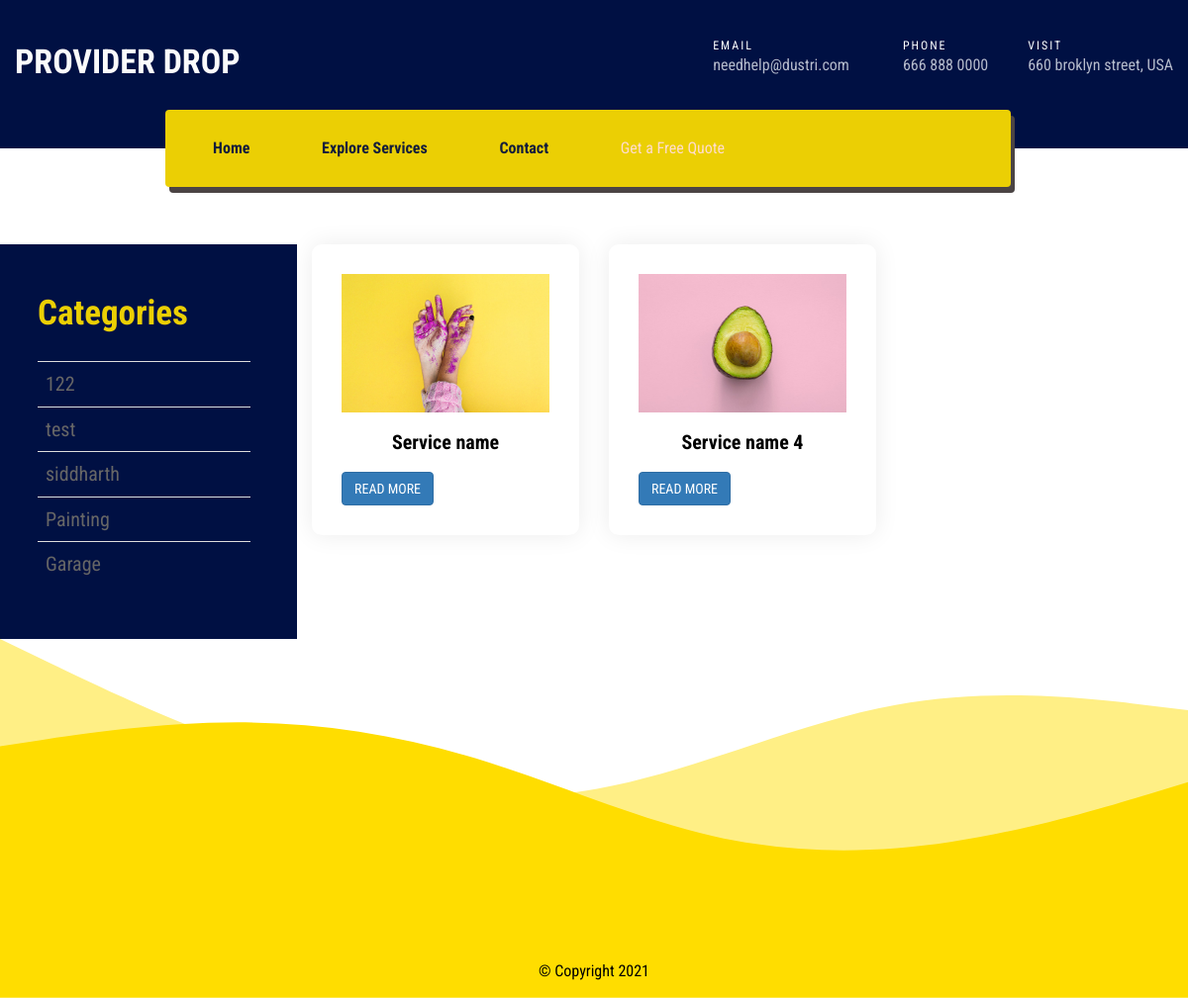
Page /all-services/servicesfilter.php?name=122 on the committed database.
### tables this page shows
CREATE TABLE `categories` (
  `id` int(11) NOT NULL,
  `name` varchar(191) NOT NULL
);

CREATE TABLE `services` (
  `id` int(11) NOT NULL,
  `name` varchar(191) NOT NULL,
  `price` varchar(191) NOT NULL,
  `photo` varchar(11) NOT NULL,
  `cname` varchar(191) NOT NULL,
  `description` text NOT NULL
);

### all-services/admin/common/config.php (called while the page is built, shortened)
<?php
class config
{
	public function __construct()
	{
		$this->config=mysqli_connect("localhost","root","","service");
	}
	public function selectCategories()
	{
		$result= mysqli_query($this->config,"SELECT * FROM `categories`");
		return $result;
	}
	public function selectServicesByName($name)
	{
		$result= mysqli_query($this->config,"SELECT * FROM `services` WHERE cname='".$name."'");
		return $result;
	}
}

### all-services/servicesfilter.php (the view, shortened to what this page needs)
<?php
include "admin/common/config.php";
$demo=new config;
$result=$demo->selectCategories();
if(isset($_GET['name'])){
  $name=$_GET['name'];
  $data=$demo->selectServicesByName($name);
}
?>
<!DOCTYPE html>
<html xmlns="http://www.w3.org/1999/xhtml" xml:lang="en-US" lang="en-US">
   <head>
      <?php include "common/css.php" ?>
   </head>
   <body>
    <?php include "common/header.php" ?>
      <div class="main-home1 mt-8">
        <div class="container">
            <div class="row">
               <div class="col-lg-3 col-md-3 col-sm-12 side-bar">
                  <div class="sidebar-inner">
                     <div class="widget widget-categories">
                        <h3 class="widget-title sidebar-title">Categories</h3>
                        <table class="table">
                          <?php
                            while($js=mysqli_fetch_assoc($result)){
                          ?>
                            <tr>
                              <td><a href="servicesfilter.php?name=<?php echo $js['name'];?>"><?php echo $js['name'];?></a></td>
                            </tr>
                          <?php } ?>
                        </table>
                     </div>
                  </div>
               </div>
               <div class="col-lg-9 col-md-9 col-sm-12">
                  <div class="row">
                    <?php
                      while($js=mysqli_fetch_assoc($data)){
                    ?>
                    <div class="col-lg-4 col-md-4 col-sm-6">
                      <div class="servicecard">
                          <img class="card-img-top" src="admin/serices-upload/<?php echo $js['photo'];?>" alt="Card image cap">
                          <div class="card-body">
                            <h3 class="servicecard-title"><?php echo $js['name'];?></h3>
                            <a href="service-details.php?id=<?php echo $js['id'];?>" class="btn btn-primary">READ MORE</a>
                          </div>
                      </div>
                    </div>
                   <?php } ?>
                </div>
               </div>
            </div>
        </div>
      </div>
      <?php include "common/footer.php" ?>
   </body>
</html>

### all-services/stylesheets/style.css (style rules this page uses)
html { overflow-y: scroll; -webkit-text-size-adjust: 100%; -ms-text-size-adjust: 100%; }
body { line-height: 1; -webkit-font-smoothing: antialiased; -webkit-text-size-adjust: 100%; -ms-text-size-adjust: 100%; }
a, abbr, acronym, address, applet, article, aside, audio, b, big, blockquote, body, caption, canvas, center, cite, code, dd, del, details, dfn, dialog, div, dl, dt, em, embed, fieldset, figcaption, figure, form, footer, header, hgroup, h1, h2, h3, h4, h5, h6, html, i, iframe, img, ins, kbd, label, legend, li, mark, menu, nav,object, ol, output, p, pre, q, ruby, s, samp, section, small, span, strike, strong, sub, summary, sup, tt, table, tbody, textarea, tfoot, thead, time, tr, th, td, u, ul, var, video { font-family: inherit; font-size: 100%; font-weight: inherit; font-style: inherit; vertical-align: baseline; margin: 0; padding: 0; border: 0; outline: 0; background: transparent; }
table { border-collapse: collapse; border-spacing: 0; }
img { border: 0; -ms-interpolation-mode: bicubic; vertical-align: middle; }
*, *:before, *:after { -webkit-box-sizing: border-box; -moz-box-sizing: border-box; box-sizing: border-box; }
body { font: 16px/30px "Roboto Condensed", sans-serif; font-weight: 400; background-color: #fff; color: #666d81; }
a { text-decoration: none; -webkit-transition: all 0.3s ease-in-out; -moz-transition: all 0.3s ease-in-out; -ms-transition: all 0.3s ease-in-out; -o-transition: all 0.3s ease-in-out; transition: all 0.3s ease-in-out; }
img { max-width: 100%; height: auto; }
.btn { background-image: none; }
h1, h2, h3, h4, h5, h6 { font-family: 'Roboto Condensed', sans-serif; font-weight: 700; color: #131d3b; }
h3 { font-size: 16px; line-height: 20px; }

### all-services/stylesheets/custom.css (style rules this page uses)
.side-bar { background: #001043; height: auto; padding: 60px 47px 33px 38px; color: white; font-size: 20px; }
.mt-8 { margin-top: 8%; }
.sidebar-title { font-size: 35px; color: #ebcf04; margin-bottom: 38px; }
.servicecard { box-shadow: 0px 0px 25px rgb(0 0 0 / 8%); border-radius: 10px; padding: 30px; }
.servicecard-title { font-size: 20px; color: black; text-align: center; margin: 20px; }

### rows in the picture
categories: name "122"
categories: name "test"
categories: name "siddharth"
categories: name "Painting"
categories: name "Garage"
services: photo (picture), name "Service name"
services: photo (picture), name "Service name 4"
